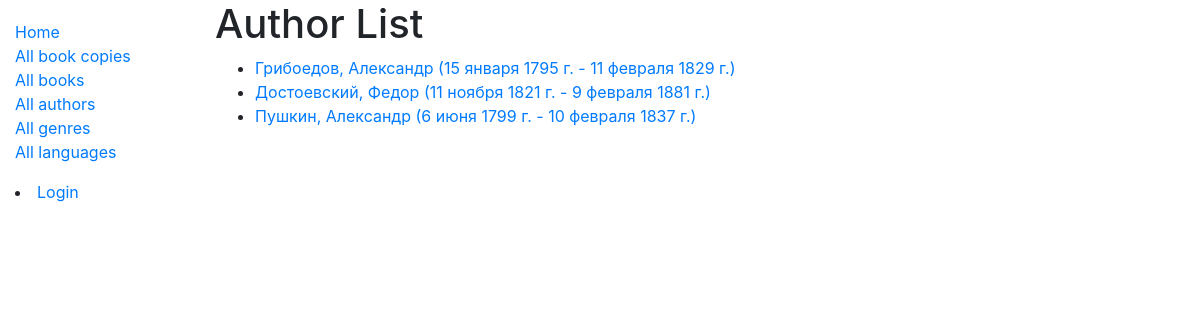
Screenshot of /catalog/authors/ with the database file from the repository.
### catalog/models.py (models this page shows)
class Author(models.Model):
    first_name = models.CharField('Имя', max_length=100, help_text='')
    last_name = models.CharField('Фамилия', max_length=100, help_text='')
    date_of_birth = models.DateField('Дата рождения', null=True, blank=True, help_text='')
    date_of_death = models.DateField('Дата смерти', null=True, blank=True, help_text='')
    class Meta:
        ordering = ['last_name', 'first_name']
        permissions = (("can_change_authors_data", "Add, edit, delete authors"),)
    def get_absolute_url(self):
        return reverse('author-detail', args=[str(self.id)])
    def __str__(self):
        return f'{self.last_name}, {self.first_name}'

### catalog/views.py (the view)
# urls.py: path('authors/', views.AuthorListView.as_view(), name='authors'),
class AuthorListView(generic.ListView):
    model = Author
    paginate_by = 10

### catalog/templates/catalog/author_list.html
{% extends "base_generic.html" %}
{% block content %}
<h1>Author List</h1>
{% if author_list %}
  <ul>
  {% for author in author_list %}
    <li>
      <a href="{{ author.get_absolute_url }}">
      {{ author }} ({{author.date_of_birth}} - {% if author.date_of_death %}{{author.date_of_death}}{% endif %})
      </a>
    </li>
  {% endfor %}
 </ul>
{% else %}
  <p>There are no authors available.</p>
{% endif %}
{% endblock %}

### rows the page displays
Author: last_name+first_name "Грибоедов, Александр", date_of_birth "15 января 1795 г.", date_of_death "11 февраля 1829 г."
Author: last_name+first_name "Достоевский, Федор", date_of_birth "11 ноября 1821 г.", date_of_death "9 февраля 1881 г."
Author: last_name+first_name "Пушкин, Александр", date_of_birth "6 июня 1799 г.", date_of_death "10 февраля 1837 г."
